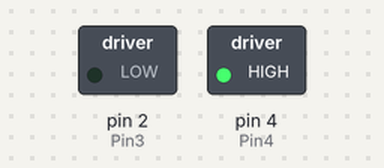
Simulated run of this sketch. Board: Arduino Uno, built with avr-gcc and run on an emulated ATmega328P. Parts: switched loads named in the sketch (green lamp = pin HIGH).

Above: at 0.1 s.
Timing chart, 0 to 1.6 s (numbered marks = the images above):
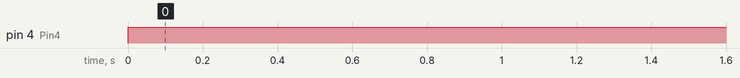

Measured:
- by itself, pin 4 (Pin4): LOW → HIGH at 0.00 s

The sketch:

l293d03.ino
```cpp
//int Pin1=7;
//int Pin2=8;
int Pin3=2;
int Pin4=4;
void setup(){
// pinMode(Pin1,OUTPUT);
 //pinMode(Pin2,OUTPUT);
 pinMode(Pin3,OUTPUT);
 pinMode(Pin4,OUTPUT);
}
void loop(){
  //digitalWrite(7,LOW);
 // digitalWrite(8,HIGH);
  digitalWrite(2,LOW);
  digitalWrite(4,HIGH);
}
```
